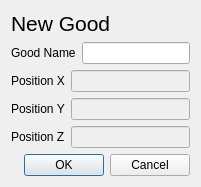
<?xml version="1.0" encoding="UTF-8"?>
<ui version="4.0">
 <class>GoodDialog</class>
 <widget class="QDialog" name="GoodDialog">
  <property name="windowModality">
   <enum>Qt::ApplicationModal</enum>
  </property>
  <property name="geometry">
   <rect>
    <x>0</x>
    <y>0</y>
    <width>400</width>
    <height>200</height>
   </rect>
  </property>
  <property name="sizePolicy">
   <sizepolicy hsizetype="Fixed" vsizetype="Fixed">
    <horstretch>1</horstretch>
    <verstretch>1</verstretch>
   </sizepolicy>
  </property>
  <property name="minimumSize">
   <size>
    <width>400</width>
    <height>200</height>
   </size>
  </property>
  <property name="windowTitle">
   <string>Dialog</string>
  </property>
  <property name="modal">
   <bool>true</bool>
  </property>
  <layout class="QVBoxLayout" name="verticalLayout_2">
   <property name="sizeConstraint">
    <enum>QLayout::SetFixedSize</enum>
   </property>
   <item>
    <layout class="QVBoxLayout" name="verticalLayout">
     <property name="sizeConstraint">
      <enum>QLayout::SetFixedSize</enum>
     </property>
     <item>
      <widget class="QLabel" name="label_5">
       <property name="font">
        <font>
         <pointsize>16</pointsize>
        </font>
       </property>
       <property name="text">
        <string>New Good</string>
       </property>
      </widget>
     </item>
     <item>
      <layout class="QHBoxLayout" name="horizontalLayout" stretch="1,3">
       <item>
        <widget class="QLabel" name="label">
         <property name="text">
          <string>Good Name</string>
         </property>
        </widget>
       </item>
       <item>
        <widget class="QLineEdit" name="le_good_name"/>
       </item>
      </layout>
     </item>
     <item>
      <layout class="QHBoxLayout" name="horizontalLayout_2" stretch="1,3">
       <item>
        <widget class="QLabel" name="label_2">
         <property name="text">
          <string>Position X</string>
         </property>
        </widget>
       </item>
       <item>
        <widget class="QLineEdit" name="le_pos_x">
         <property name="enabled">
          <bool>false</bool>
         </property>
        </widget>
       </item>
      </layout>
     </item>
     <item>
      <layout class="QHBoxLayout" name="horizontalLayout_3" stretch="1,3">
       <item>
        <widget class="QLabel" name="label_3">
         <property name="text">
          <string>Position Y</string>
         </property>
        </widget>
       </item>
       <item>
        <widget class="QLineEdit" name="le_pos_y">
         <property name="enabled">
          <bool>false</bool>
         </property>
        </widget>
       </item>
      </layout>
     </item>
     <item>
      <layout class="QHBoxLayout" name="horizontalLayout_4" stretch="1,3">
       <item>
        <widget class="QLabel" name="label_4">
         <property name="text">
          <string>Position Z</string>
         </property>
        </widget>
       </item>
       <item>
        <widget class="QLineEdit" name="le_pos_z">
         <property name="enabled">
          <bool>false</bool>
         </property>
        </widget>
       </item>
      </layout>
     </item>
     <item>
      <widget class="QDialogButtonBox" name="buttonBox">
       <property name="standardButtons">
        <set>QDialogButtonBox::Cancel|QDialogButtonBox::Ok</set>
       </property>
      </widget>
     </item>
    </layout>
   </item>
  </layout>
 </widget>
 <resources/>
 <connections/>
</ui>
